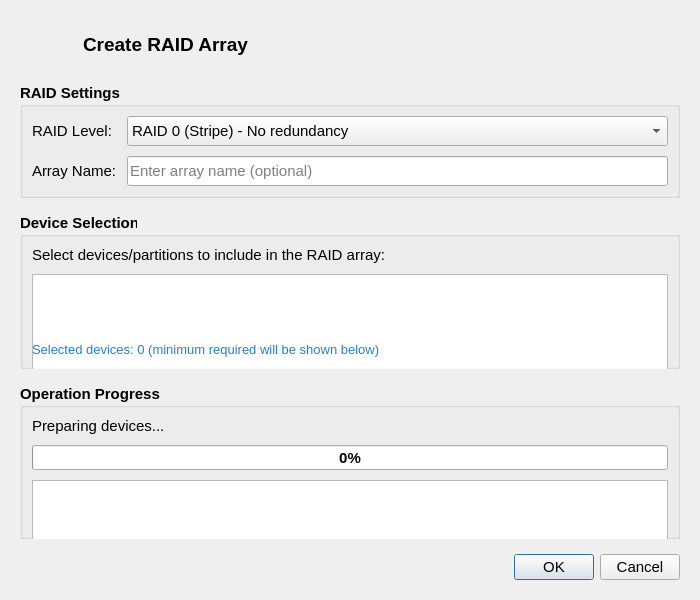
<?xml version="1.0" encoding="UTF-8"?>
<ui version="4.0">
 <class>CreateRaidArrayDialog</class>
 <widget class="QDialog" name="CreateRaidArrayDialog">
  <property name="geometry">
   <rect>
    <x>0</x>
    <y>0</y>
    <width>700</width>
    <height>600</height>
   </rect>
  </property>
  <property name="minimumSize">
   <size>
    <width>700</width>
    <height>600</height>
   </size>
  </property>
  <property name="maximumSize">
   <size>
    <width>700</width>
    <height>600</height>
   </size>
  </property>
  <property name="windowTitle">
   <string>Create RAID Array</string>
  </property>
  <property name="windowIcon">
   <iconset theme="drive-harddisk-raid">
    <normaloff>.</normaloff>.</iconset>
  </property>
  <property name="modal">
   <bool>true</bool>
  </property>
  <layout class="QVBoxLayout" name="verticalLayoutMain">
   <property name="spacing">
    <number>15</number>
   </property>
   <property name="leftMargin">
    <number>20</number>
   </property>
   <property name="topMargin">
    <number>20</number>
   </property>
   <property name="rightMargin">
    <number>20</number>
   </property>
   <property name="bottomMargin">
    <number>20</number>
   </property>
   <item>
    <layout class="QHBoxLayout" name="headerLayout">
     <item>
      <widget class="QLabel" name="iconLabel">
       <property name="minimumSize">
        <size>
         <width>48</width>
         <height>48</height>
        </size>
       </property>
       <property name="maximumSize">
        <size>
         <width>48</width>
         <height>48</height>
        </size>
       </property>
       <property name="text">
        <string/>
       </property>
       <property name="pixmap">
        <pixmap>drive-harddisk-raid</pixmap>
       </property>
       <property name="scaledContents">
        <bool>true</bool>
       </property>
      </widget>
     </item>
     <item>
      <widget class="QLabel" name="titleLabel">
       <property name="font">
        <font>
         <pointsize>14</pointsize>
         <weight>75</weight>
         <bold>true</bold>
        </font>
       </property>
       <property name="text">
        <string>Create RAID Array</string>
       </property>
      </widget>
     </item>
     <item>
      <spacer name="headerSpacer">
       <property name="orientation">
        <enum>Qt::Horizontal</enum>
       </property>
       <property name="sizeHint" stdset="0">
        <size>
         <width>40</width>
         <height>20</height>
        </size>
       </property>
      </spacer>
     </item>
    </layout>
   </item>
   <item>
    <widget class="QGroupBox" name="raidSettingsGroup">
     <property name="font">
      <font>
       <pointsize>11</pointsize>
       <weight>75</weight>
       <bold>true</bold>
      </font>
     </property>
     <property name="title">
      <string>RAID Settings</string>
     </property>
     <layout class="QFormLayout" name="raidSettingsLayout">
      <property name="horizontalSpacing">
       <number>10</number>
      </property>
      <property name="verticalSpacing">
       <number>10</number>
      </property>
      <item row="0" column="0">
       <widget class="QLabel" name="raidLevelLabel">
        <property name="font">
         <font>
          <pointsize>11</pointsize>
          <weight>50</weight>
          <bold>false</bold>
         </font>
        </property>
        <property name="text">
         <string>RAID Level:</string>
        </property>
       </widget>
      </item>
      <item row="0" column="1">
       <widget class="QComboBox" name="raidLevelCombo">
        <property name="minimumSize">
         <size>
          <width>200</width>
          <height>30</height>
         </size>
        </property>
        <property name="font">
         <font>
          <pointsize>11</pointsize>
          <weight>50</weight>
          <bold>false</bold>
         </font>
        </property>
        <item>
         <property name="text">
          <string>RAID 0 (Stripe) - No redundancy</string>
         </property>
        </item>
        <item>
         <property name="text">
          <string>RAID 1 (Mirror) - Full redundancy</string>
         </property>
        </item>
        <item>
         <property name="text">
          <string>RAID 5 (Stripe with parity) - Single drive fault tolerance</string>
         </property>
        </item>
       </widget>
      </item>
      <item row="1" column="0">
       <widget class="QLabel" name="arrayNameLabel">
        <property name="font">
         <font>
          <pointsize>11</pointsize>
          <weight>50</weight>
          <bold>false</bold>
         </font>
        </property>
        <property name="text">
         <string>Array Name:</string>
        </property>
       </widget>
      </item>
      <item row="1" column="1">
       <widget class="QLineEdit" name="arrayNameEdit">
        <property name="minimumSize">
         <size>
          <width>200</width>
          <height>30</height>
         </size>
        </property>
        <property name="font">
         <font>
          <pointsize>11</pointsize>
          <weight>50</weight>
          <bold>false</bold>
         </font>
        </property>
        <property name="placeholderText">
         <string>Enter array name (optional)</string>
        </property>
       </widget>
      </item>
     </layout>
    </widget>
   </item>
   <item>
    <widget class="QGroupBox" name="deviceSelectionGroup">
     <property name="font">
      <font>
       <pointsize>11</pointsize>
       <weight>75</weight>
       <bold>true</bold>
      </font>
     </property>
     <property name="title">
      <string>Device Selection</string>
     </property>
     <layout class="QVBoxLayout" name="deviceSelectionLayout">
      <property name="spacing">
       <number>10</number>
      </property>
      <item>
       <widget class="QLabel" name="deviceSelectionInfo">
        <property name="font">
         <font>
          <pointsize>11</pointsize>
          <weight>50</weight>
          <bold>false</bold>
         </font>
        </property>
        <property name="text">
         <string>Select devices/partitions to include in the RAID array:</string>
        </property>
        <property name="wordWrap">
         <bool>true</bool>
        </property>
       </widget>
      </item>
      <item>
       <widget class="QTreeWidget" name="deviceTree">
        <property name="minimumSize">
         <size>
          <width>0</width>
          <height>200</height>
         </size>
        </property>
        <property name="font">
         <font>
          <pointsize>11</pointsize>
          <weight>50</weight>
          <bold>false</bold>
         </font>
        </property>
        <property name="alternatingRowColors">
         <bool>true</bool>
        </property>
        <property name="selectionMode">
         <enum>QAbstractItemView::NoSelection</enum>
        </property>
        <property name="rootIsDecorated">
         <bool>true</bool>
        </property>
        <property name="itemsExpandable">
         <bool>true</bool>
        </property>
        <property name="animated">
         <bool>true</bool>
        </property>
        <attribute name="headerVisible">
         <bool>false</bool>
        </attribute>
        <column>
         <property name="text">
          <string>Device</string>
         </property>
        </column>
        <column>
         <property name="text">
          <string>Size</string>
         </property>
        </column>
        <column>
         <property name="text">
          <string>Type</string>
         </property>
        </column>
        <column>
         <property name="text">
          <string>Filesystem</string>
         </property>
        </column>
        <column>
         <property name="text">
          <string>Status</string>
         </property>
        </column>
       </widget>
      </item>
      <item>
       <widget class="QLabel" name="selectedDevicesLabel">
        <property name="font">
         <font>
          <pointsize>10</pointsize>
          <weight>50</weight>
          <bold>false</bold>
         </font>
        </property>
        <property name="styleSheet">
         <string>QLabel { color: #2980b9; }</string>
        </property>
        <property name="text">
         <string>Selected devices: 0 (minimum required will be shown below)</string>
        </property>
       </widget>
      </item>
     </layout>
    </widget>
   </item>
   <item>
    <widget class="QGroupBox" name="progressGroup">
     <property name="font">
      <font>
       <pointsize>11</pointsize>
       <weight>75</weight>
       <bold>true</bold>
      </font>
     </property>
     <property name="visible">
      <bool>false</bool>
     </property>
     <property name="title">
      <string>Operation Progress</string>
     </property>
     <layout class="QVBoxLayout" name="progressLayout">
      <property name="spacing">
       <number>10</number>
      </property>
      <item>
       <widget class="QLabel" name="currentOperationLabel">
        <property name="font">
         <font>
          <pointsize>11</pointsize>
          <weight>50</weight>
          <bold>false</bold>
         </font>
        </property>
        <property name="text">
         <string>Preparing devices...</string>
        </property>
       </widget>
      </item>
      <item>
       <widget class="QProgressBar" name="operationProgressBar">
        <property name="minimumSize">
         <size>
          <width>0</width>
          <height>25</height>
         </size>
        </property>
        <property name="value">
         <number>0</number>
        </property>
       </widget>
      </item>
      <item>
       <widget class="QTextEdit" name="operationLogText">
        <property name="minimumSize">
         <size>
          <width>0</width>
          <height>80</height>
         </size>
        </property>
        <property name="maximumSize">
         <size>
          <width>16777215</width>
          <height>80</height>
         </size>
        </property>
        <property name="font">
         <font>
          <family>Monospace</family>
          <pointsize>9</pointsize>
          <weight>50</weight>
          <bold>false</bold>
         </font>
        </property>
        <property name="readOnly">
         <bool>true</bool>
        </property>
       </widget>
      </item>
     </layout>
    </widget>
   </item>
   <item>
    <spacer name="mainSpacer">
     <property name="orientation">
      <enum>Qt::Vertical</enum>
     </property>
     <property name="sizeHint" stdset="0">
      <size>
       <width>20</width>
       <height>40</height>
      </size>
     </property>
    </spacer>
   </item>
   <item>
    <widget class="QDialogButtonBox" name="buttonBox">
     <property name="font">
      <font>
       <pointsize>11</pointsize>
       <weight>50</weight>
       <bold>false</bold>
      </font>
     </property>
     <property name="orientation">
      <enum>Qt::Horizontal</enum>
     </property>
     <property name="standardButtons">
      <set>QDialogButtonBox::Cancel|QDialogButtonBox::Ok</set>
     </property>
    </widget>
   </item>
  </layout>
 </widget>
 <resources/>
 <connections>
  <connection>
   <sender>buttonBox</sender>
   <signal>accepted()</signal>
   <receiver>CreateRaidArrayDialog</receiver>
   <slot>accept()</slot>
   <hints>
    <hint type="sourcelabel">
     <x>248</x>
     <y>254</y>
    </hint>
    <hint type="destinationlabel">
     <x>157</x>
     <y>274</y>
    </hint>
   </hints>
  </connection>
  <connection>
   <sender>buttonBox</sender>
   <signal>rejected()</signal>
   <receiver>CreateRaidArrayDialog</receiver>
   <slot>reject()</slot>
   <hints>
    <hint type="sourcelabel">
     <x>316</x>
     <y>260</y>
    </hint>
    <hint type="destinationlabel">
     <x>286</x>
     <y>274</y>
    </hint>
   </hints>
  </connection>
 </connections>
</ui>
